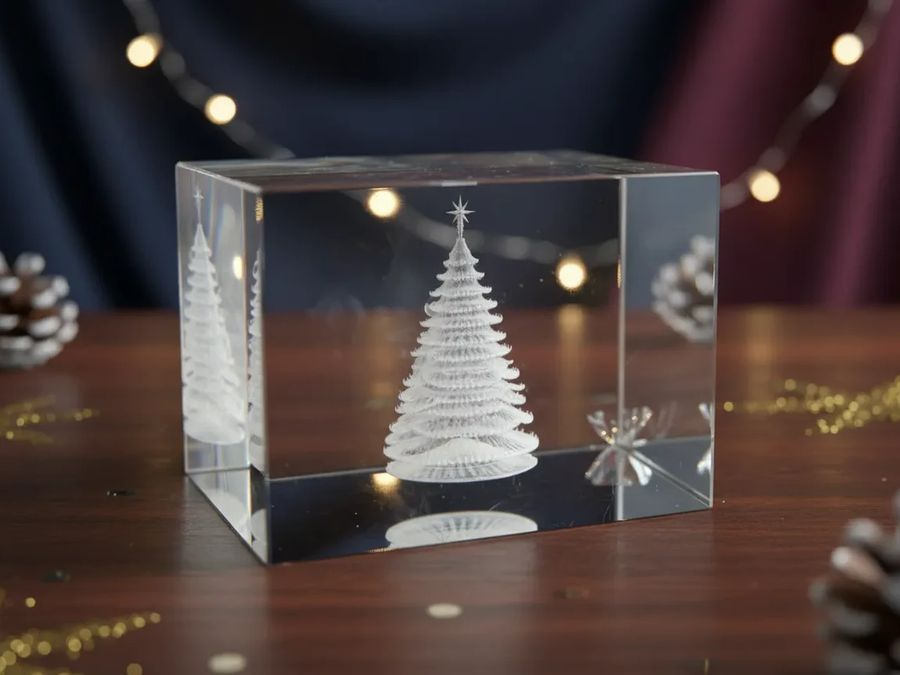
#> input picture docs/maquettes/assets/cristaux-graves/sapin.jpg, 900 x 675 px
$ python -i noel_33.py   (imports and definitions only)
#> lines starting #> are read from the running program, lines starting #| are printed output that depends on the picture
#> further down, picture is the input picture: PIL image 900x675 RGB; mean R, G, B 77.6, 64.3, 62.6
# -*- coding: utf-8 -*-
# VIDÉO 33 (28/10/2026) — NOËL, cadeaux gravés (silencieuse, verticale 1080x1920), gérant : « fais-moi une vidéo pour Noël ».
# Même recette et même habillage Noël que la vidéo 13 (pub_cristaux_silencieuse.py) : ruban « IDÉE CADEAU DE NOËL » sur CHAQUE
# plan, pastille « NOËL 2026 », cartes rouge & or. Pièces DIFFÉRENTES des vidéos 13/14/15 + les nouveautés (cristaux déjà gravés,
# puzzle photo, marque-pages, verre à cocktail). UNIQUEMENT des pièces GRAVÉES (planche contact regardée le 28/10), toutes en vente.
# ⚠️ Marque-pages en bois : APERÇUS de la maquette (pas encore de photo gravée de l'atelier). ⛔ Aucune date, aucun prix, aucun nombre.
# Usage : python3 tools/video/noel_33.py <dossier de sortie>
import os, sys, subprocess
import numpy as np
from PIL import Image, ImageDraw, ImageFont, ImageFilter
import imageio_ffmpeg, imageio

HERE = os.path.dirname(os.path.abspath(__file__))
OUT = sys.argv[1] if len(sys.argv) > 1 else os.path.join(HERE, "..", "..", "docs", "videos")
# [1 line not run here, left out]
# [1 line that did not run here, left out]
W, H, FPS = 1080, 1920, 30
GOLD = (201, 162, 75); CREAM = (250, 246, 238); INK = (30, 26, 22); WHITE = (255, 255, 255)
SERIFB = "/usr/share/fonts/truetype/dejavu/DejaVuSerif-Bold.ttf"
SANS = "/usr/share/fonts/truetype/liberation/LiberationSans-Regular.ttf"
SANSB = "/usr/share/fonts/truetype/liberation/LiberationSans-Bold.ttf"
SANSB_U = "/usr/share/fonts/truetype/dejavu/DejaVuSans-Bold.ttf"
def F(p, s): return ImageFont.truetype(p, s)
SRC = os.path.join(HERE, "..", "..", "public")

VIDEOS = {
  33: ("Cadeaux de Noël", "Un prénom, une photo, un souvenir : gravés dans notre atelier", "noel-33", [
    ("produits/cristaux-graves/sapin.jpg", "Cristal déjà gravé", "Un sapin de Noël, gravé dans le cristal"),
    ("produits/puzzle-photo-famille.jpg", "Puzzle photo gravé", "Toute la famille, à reconstituer"),
    ("produits/collier-double-coeur-6.jpg", "Collier Double Cœur", "Un prénom, une date, gravés pour elle"),
    ("produits/carafe_whiskey_1892.jpg", "Carafe à whisky gravée", "Son étiquette, son année"),
    ("marque-pages/m1/exemple-ex7.jpg", "Marque-page en bois gravé", "Un portrait et un mot pour Mamie"),
    ("produits/verre_a_cocktail_exemple_nom.jpg", "Verre à cocktail gravé", "Un nom gravé, pour l’apéritif des fêtes"),
    ("produits/cristaux-graves/chat-sapin.jpg", "Cristal déjà gravé", "Le chat au pied du sapin"),
    ("produits/verre_whisky_papa_monde_moustache.jpg", "Verre à whisky gravé", "Pour le meilleur papa du monde"),
    ("produits/collier-coeur-plaques-2.jpg", "Collier Cœur & plaques", "Les prénoms de ceux qu’elle aime"),
    ("produits/puzzle-savane.jpg", "Puzzle en bois", "Pour les petits, gravé à leur prénom"),
    ("produits/bracelet-cordon-plaque-4.jpg", "Bracelet à plaque gravée", "Ses initiales, pour lui"),
    ("produits/cristaux-graves/ange.jpg", "Cristal déjà gravé", "Un ange, prêt à offrir"),
    ("marque-pages/m1/exemple-ex1.jpg", "Marque-page en bois gravé", "Un prénom et des papillons"),
  ], True),
}
# Habillage Noël (vidéo 13, remarque du gérant 26/09 : « dans la vidéo on sait pas que c'est pour
# des cadeaux pour Noël ») : ruban doré « IDÉE CADEAU DE NOËL » sur CHAQUE plan, cartes rouge & or.
ROUGE = (122, 21, 18); ROUGE2 = (156, 31, 26)
RUBAN = "✦  IDÉE CADEAU DE NOËL  ✦"

SEG_DUR, INTRO_DUR, OUTRO_DUR = 2.2, 1.9, 2.3

def fond_flou(im):
    """Photo entière au centre, fond = la même photo zoomée et floutée."""
    iw, ih = im.size
#> iw = 900; ih = 675
    s = max(W / iw, H / ih); bg = im.resize((int(iw * s) + 1, int(ih * s) + 1), Image.LANCZOS)
#> after `s = max(W / iw, H / ih)`: s = 2.84
    bx, by = (bg.width - W) // 2, (bg.height - H) // 2
#> bx = 740; by = 0
    bg = bg.crop((bx, by, bx + W, by + H)).filter(ImageFilter.GaussianBlur(28))
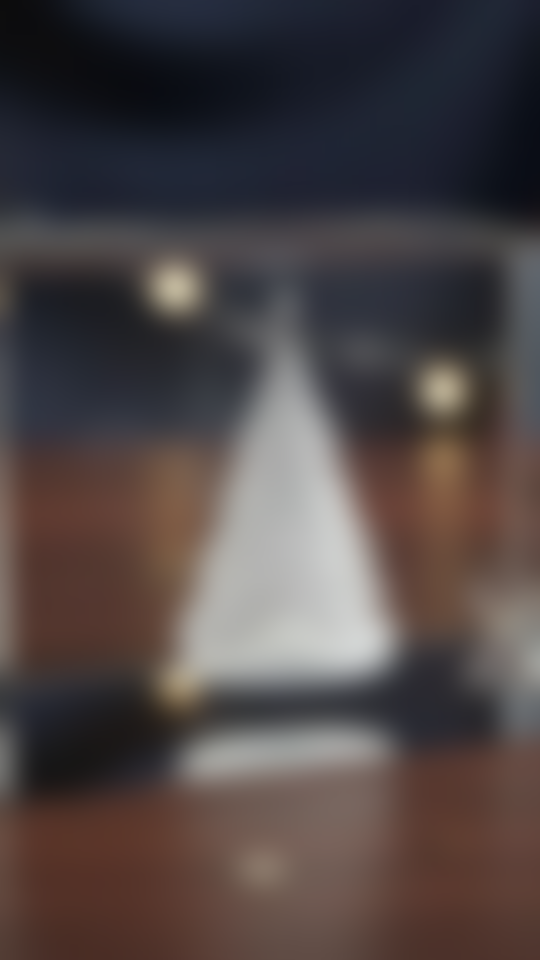
#> bg: PIL image 1080x1920 RGB (shown at 1/2 size); mean R, G, B 78.4, 69.4, 69.4
    bg = Image.blend(bg, Image.new("RGB", (W, H), (20, 16, 12)), 0.35)
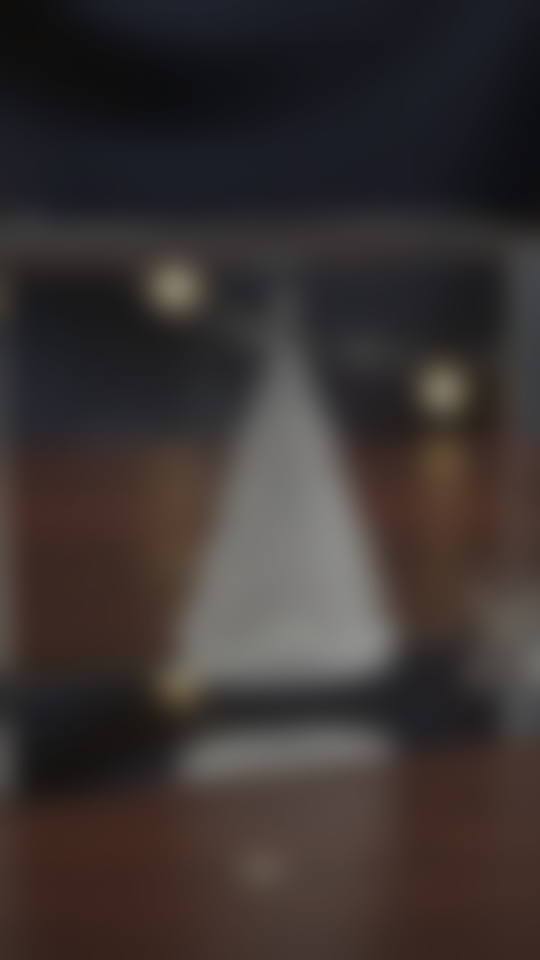
#> bg: PIL image 1080x1920 RGB (shown at 1/2 size); mean R, G, B 57.5, 50.3, 48.8
    s2 = min((W - 80) / iw, (H * 0.56) / ih); fg = im.resize((int(iw * s2), int(ih * s2)), Image.LANCZOS)
#> after `s2 = min((W - 80) / iw, H * 0.56 / ih)`: s2 = 1.11
    bg.paste(fg, ((W - fg.width) // 2, int(H * 0.36) - fg.height // 2))
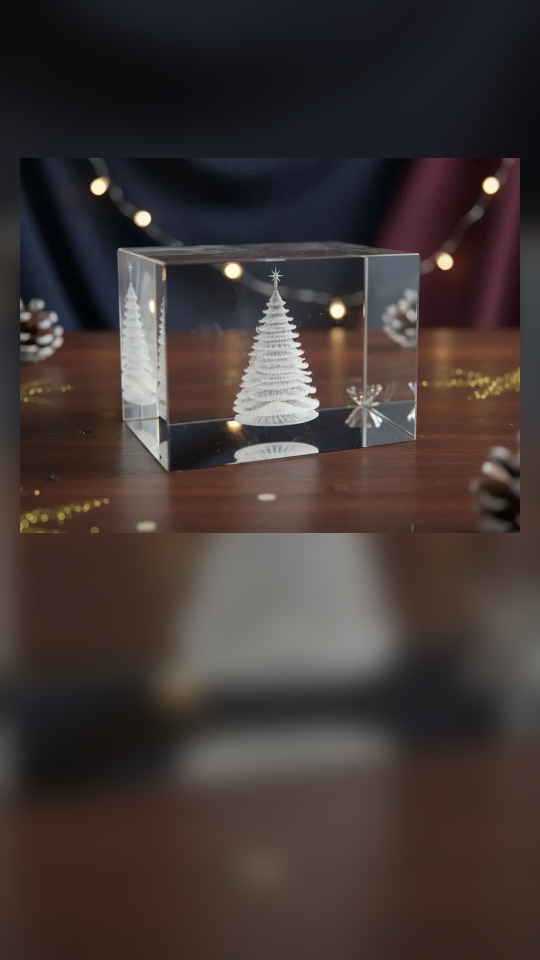
#> bg: PIL image 1080x1920 RGB (shown at 1/2 size); mean R, G, B 65.6, 55.3, 53.3
    return bg

# [89 lines left out: functions wrap, overlay, card, rendre, not called in this run]

# [1 line not run here, left out]

>>> from PIL import Image
>>> picture = Image.open('../../docs/maquettes/assets/cristaux-graves/sapin.jpg')
>>> result = fond_flou(picture)

$ run again, on docs/maquettes/assets/cristaux-graves/coeur.jpg
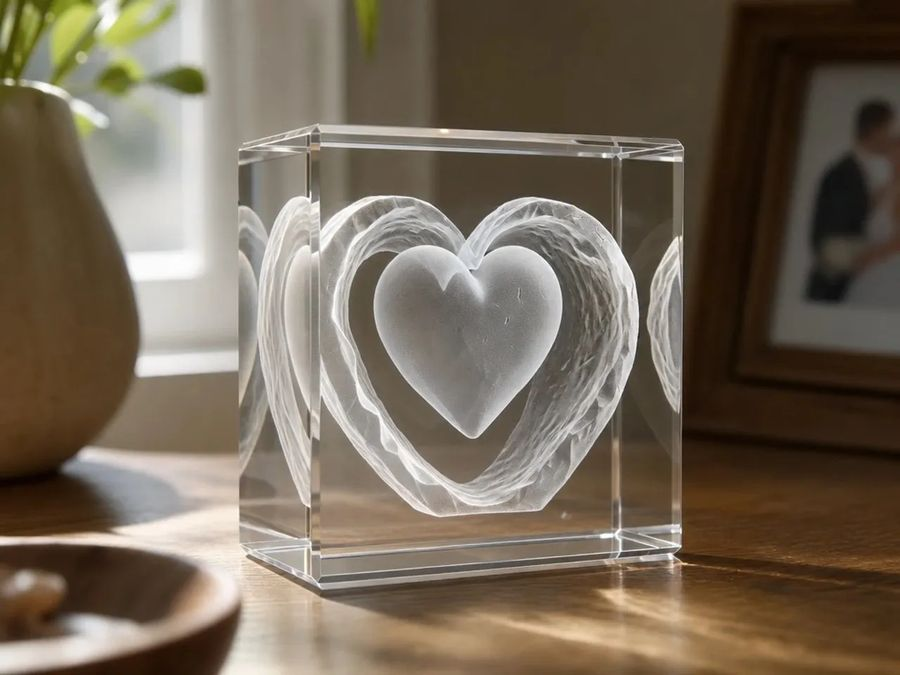
#> input picture docs/maquettes/assets/cristaux-graves/coeur.jpg, 900 x 675 px
#> picture is the input picture: PIL image 900x675 RGB; mean R, G, B 117.1, 104.6, 88.5
#> in fond_flou, `bg = bg.crop((bx, by, bx + W, by + H)).filter(ImageFilter.GaussianBlur..`:
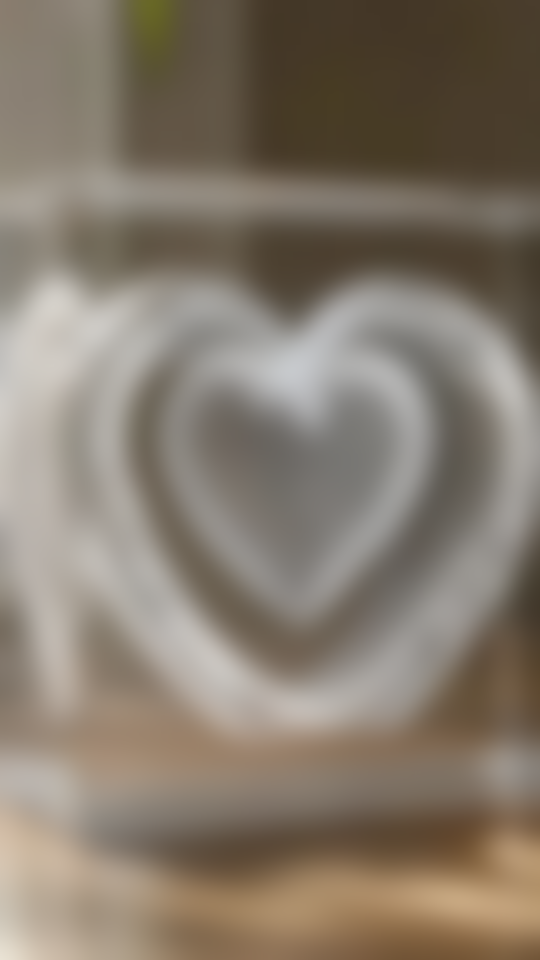
#> bg: PIL image 1080x1920 RGB (shown at 1/2 size); mean R, G, B 133.4, 122.5, 108.9
#> in fond_flou, `bg.paste(fg, ((W - fg.width) // 2, int(H * 0.36) - fg.height // 2))`:
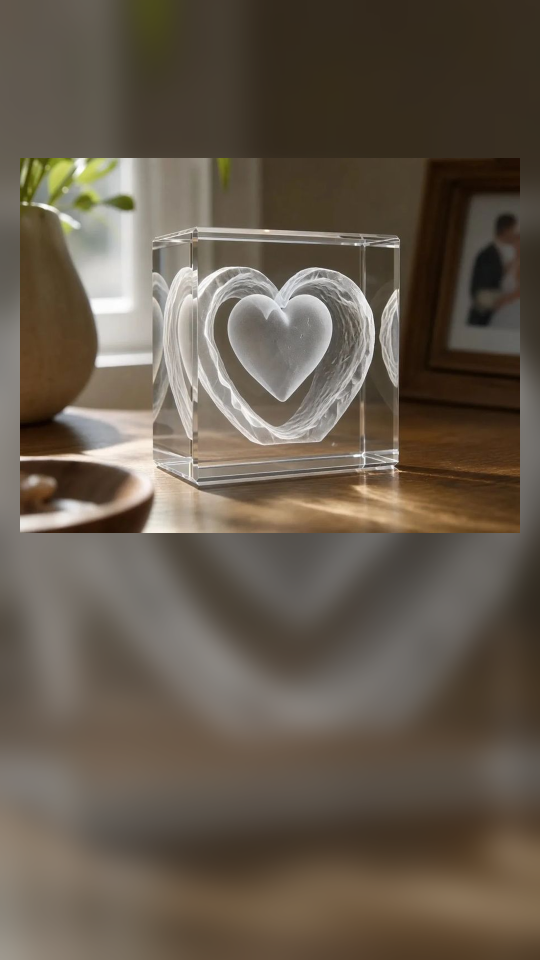
#> bg: PIL image 1080x1920 RGB (shown at 1/2 size); mean R, G, B 101.4, 90.3, 76.7
